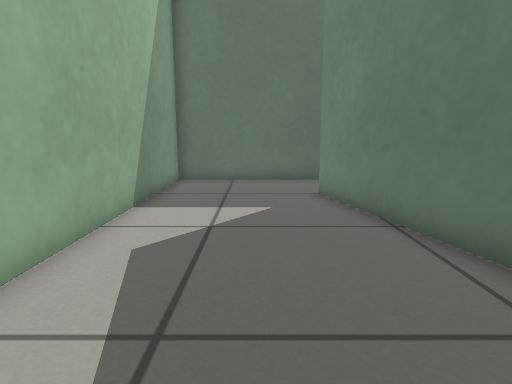
view 1 (above)

17 first-person views from a walk through a world built for the Gazebo simulator. The camera is 0.5 m above the floor, tilts 10° down and sees 75° across. The floor is counted in squares, 0.25 m on a side. Each view is taken from the middle of a square. On the plan, view 1 faces up. The plan holds only what a view shows up to about 18 squares ahead; the rest is blank.

view 2
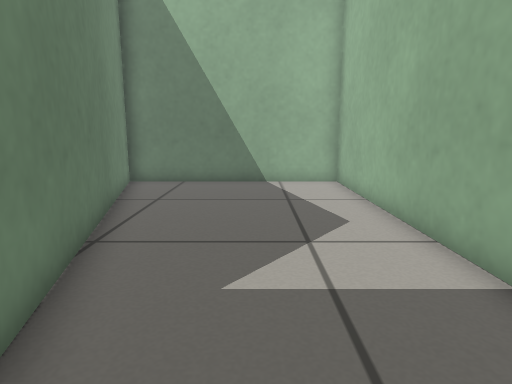

view 3
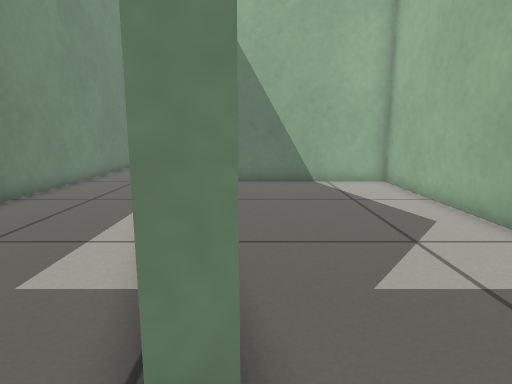

view 4
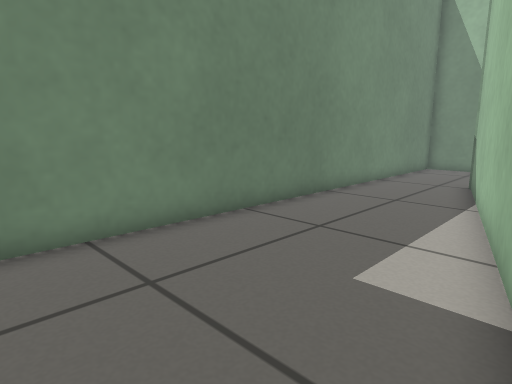

view 5
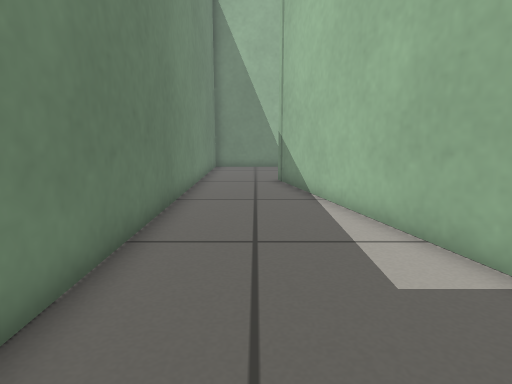

view 6
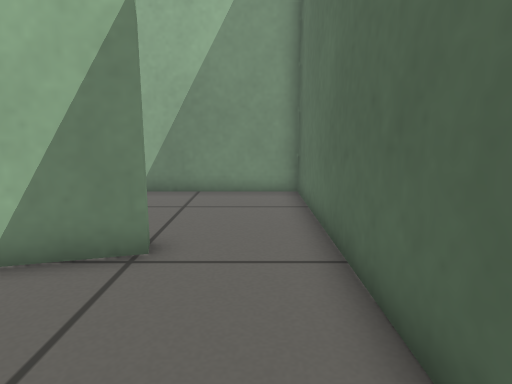

view 7
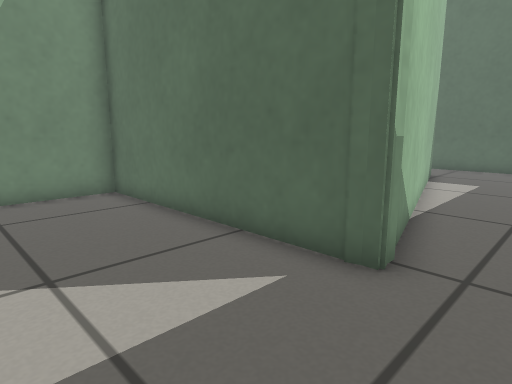

view 8
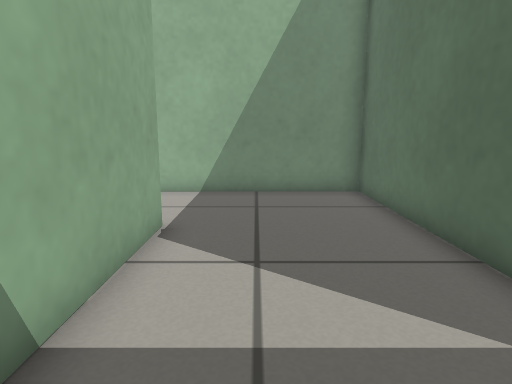

view 9
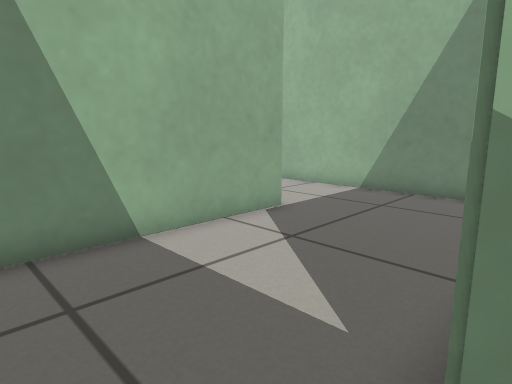

view 10
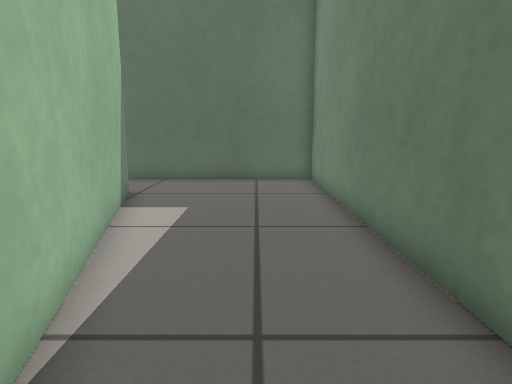

view 11
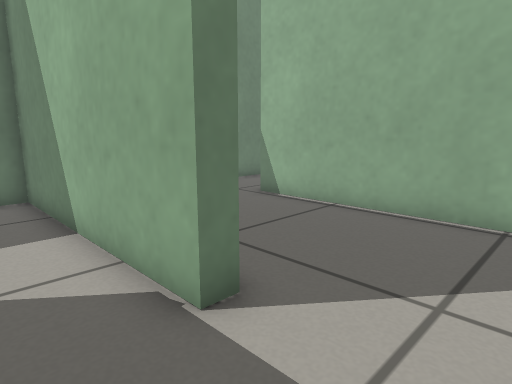

view 12
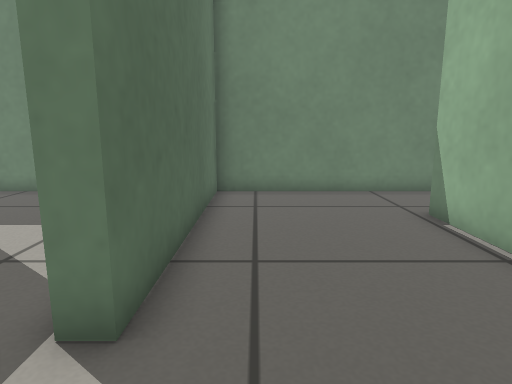

view 13
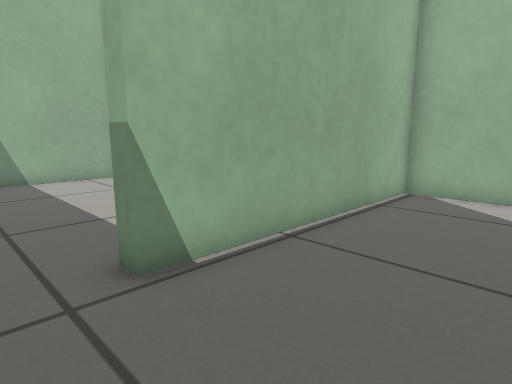

view 14
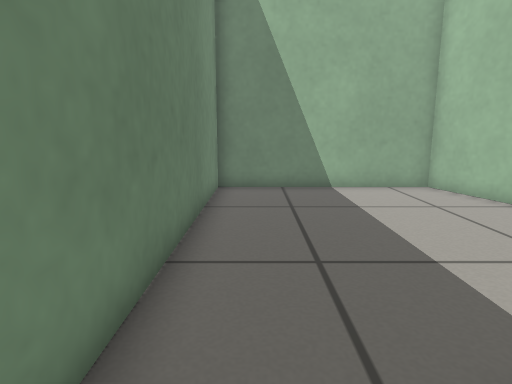

view 15
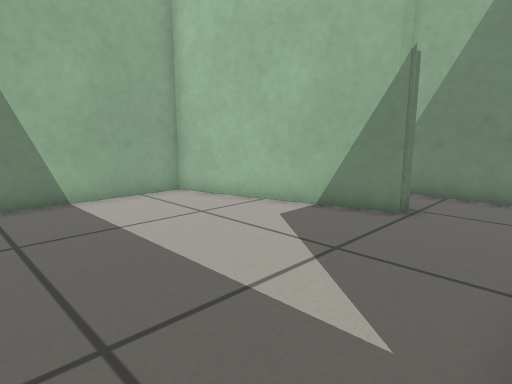

view 16
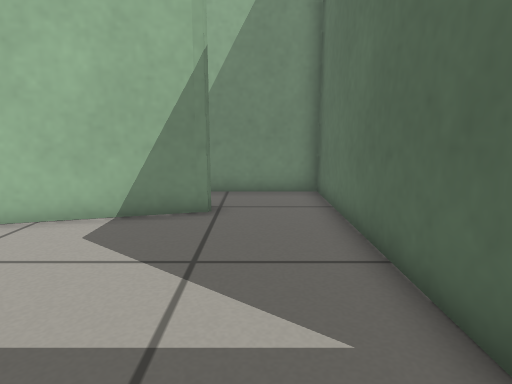

view 17
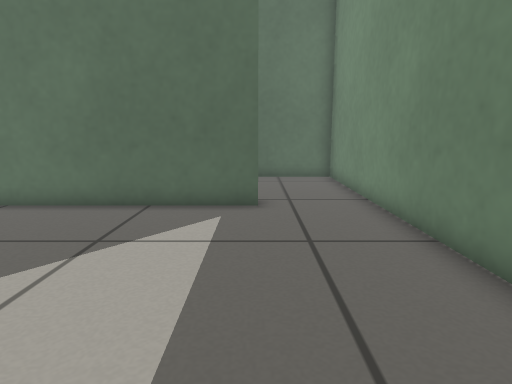

### Floor plan
Points are (right, up) in squares from view 1. A wall is a line through its corners. A room is listed if a view was taken in it or the views show most of it. See-through windows are left out.
Room 1 (views 1, 2, 3, 4)
walls: (3.5, 14.4) (-3.4, 14.4) (-3.4, -0.8) (5.3, -0.8) (2.1, 11) (2.7, 11.2)
ways out: opening at (2.5, 12.5) to room 2
Room 2 (views 5, 6)
walls: (2.7, 11.2) (5.6, 0.3); (9.4, 0.5) (9.4, 14.4) (3.5, 14.4)
ways out: opening at (2.5, 12.5) to room 1; opening at (7.5, 0) to room 3
Room 3 (views 7, 8, 9, 10, 11)
walls: (0.9, -7) (9.4, -7) (9.4, 0.5); (6, -0.8) (6, -1.4) (5.5, -1.5); (5.6, 0.3) (6, -1.4) (-3.4, -1.4) (-3.4, -6.6)
ways out: opening at (7.5, 0) to room 2; opening at (-1, -7.5) to room 4
Room 4 (views 12, 13, 14, 15)
walls: (-3.4, -6.6) (-3.4, -13.3) (6, -13.3) (6, -13.9); (9.4, -14.4) (9.4, -7.7) (0.9, -7.7)
low walls: (0.9, -7.7) (0.9, -7)
ways out: opening at (-1, -7.5) to room 3; opening at (7.5, -13.5) to room 5
Room 5 (views 16, 17)
walls: (6, -13.9) (0.6, -13.9); (-0.4, -17.2) (1.5, -24.4) (9.4, -24.4) (9.4, -14.4)
ways out: opening at (7.5, -13.5) to room 4; opening at (-0.5, -15.5)

Where each view was taken, in squares from view 1:
view 1: 0 up, 0 right, facing up
view 2: 13 up, 0 right, facing down
view 3: 13 up, 2 right, facing down
view 4: 13 up, 3 right, facing down-right
view 5: 13 up, 7 right, facing down
view 6: 13 up, 8 right, facing left
view 7: 6 down, 8 right, facing up-left
view 8: 5 down, 8 right, facing left
view 9: 1 down, 8 right, facing down-left
view 10: 0 up, 7 right, facing up
view 11: 5 down, 2 left, facing down-right
view 12: 9 down, 2 left, facing right
view 13: 9 down, 8 right, facing down-left
view 14: 12 down, 8 right, facing down
view 15: 14 down, 8 right, facing down-left
view 16: 16 down, 8 right, facing left
view 17: 23 down, 6 right, facing up
